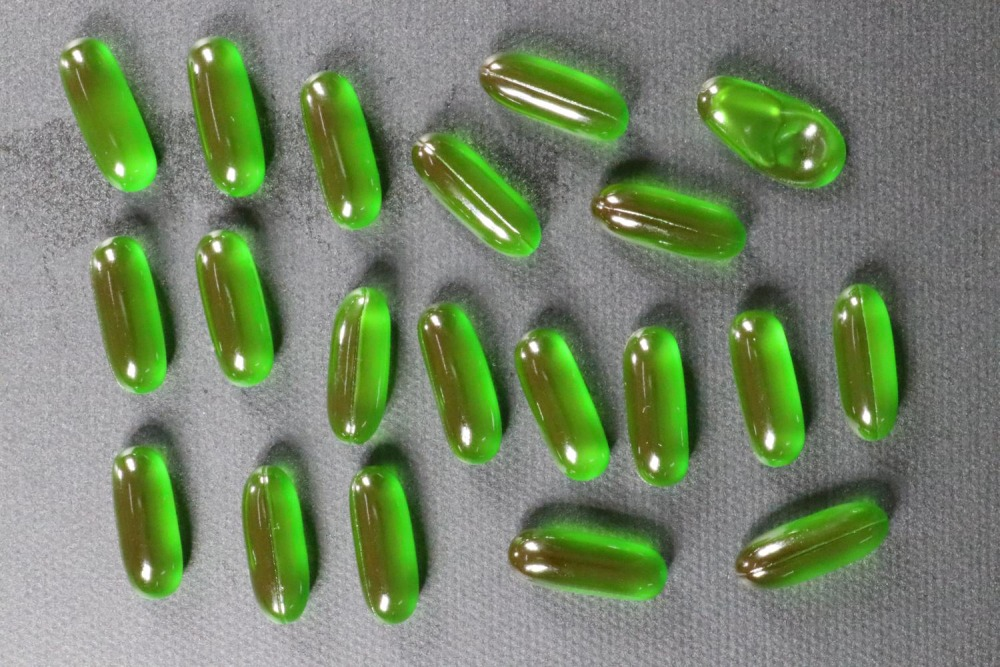
#> input picture sesion-4/labs/lab_4A_pipeline_clasico/imagenes/capsulas_deforme.jpg, 1000 x 667 px
$ python -i vista.py   (imports and definitions only)   (older library calls are emulated)
#> lines starting #> are read from the running program, lines starting #| are printed output that depends on the picture
#> further down, picture is the input picture: shape (667, 1000, 3); mean B, G, R 105.3, 134, 118.3
"""Figuras del Laboratorio 4A: etapas del pipeline, píxeles, histogramas, cuadrícula, regiones y medidas.

Cada figura tiene fondo blanco y títulos en español, para que se lea igual con el tema claro y
con el tema oscuro de VS Code.
"""
from __future__ import annotations

import io

import cv2
import matplotlib.pyplot as plt
import numpy as np
from IPython.display import Image, display
from matplotlib.patches import Rectangle

import presentacion as p

# Azul para lo correcto: el verde se confundiría con el de las cápsulas
AZUL, ROJO, NARANJA, MORADO = (0.10, 0.40, 0.95), (0.86, 0.15, 0.15), (0.98, 0.55, 0.05), (0.55, 0.30, 0.85)
MAGENTA = "#d946ef"


def _rgb(imagen: np.ndarray) -> np.ndarray:
    return cv2.cvtColor(imagen, cv2.COLOR_BGR2RGB) if imagen.ndim == 3 else imagen


# [35 lines left out: functions _ejes, _mostrar, _colores_etiquetas, mostrar_imagen, not called in this run]


def mostrar_pixeles(imagen: np.ndarray, fondo=(40, 600), capsula=(172, 440), borde=(133, 311), ancho=12, alto=8) -> None:
    """La imagen como tabla de números: dos zonas marcadas, sus valores R, G y B, y una ampliación con cada píxel."""
    rgb = _rgb(imagen)
    gris = cv2.cvtColor(imagen, cv2.COLOR_BGR2GRAY)
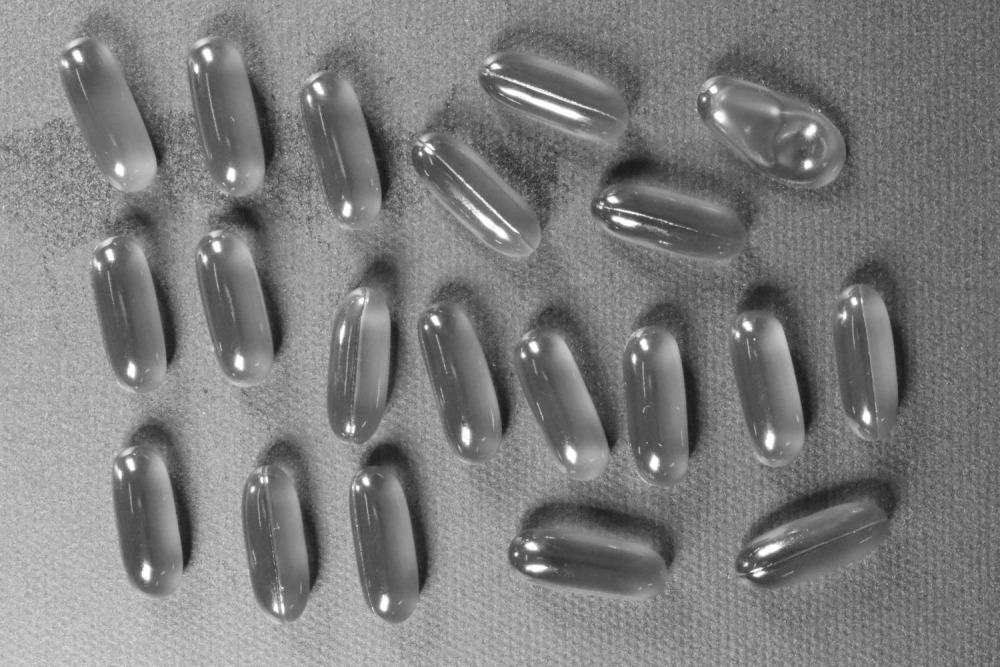
#> gris: shape (667, 1000); min 24, max 255, mean 126
    saturacion = cv2.cvtColor(imagen, cv2.COLOR_BGR2HSV)[:, :, 1]
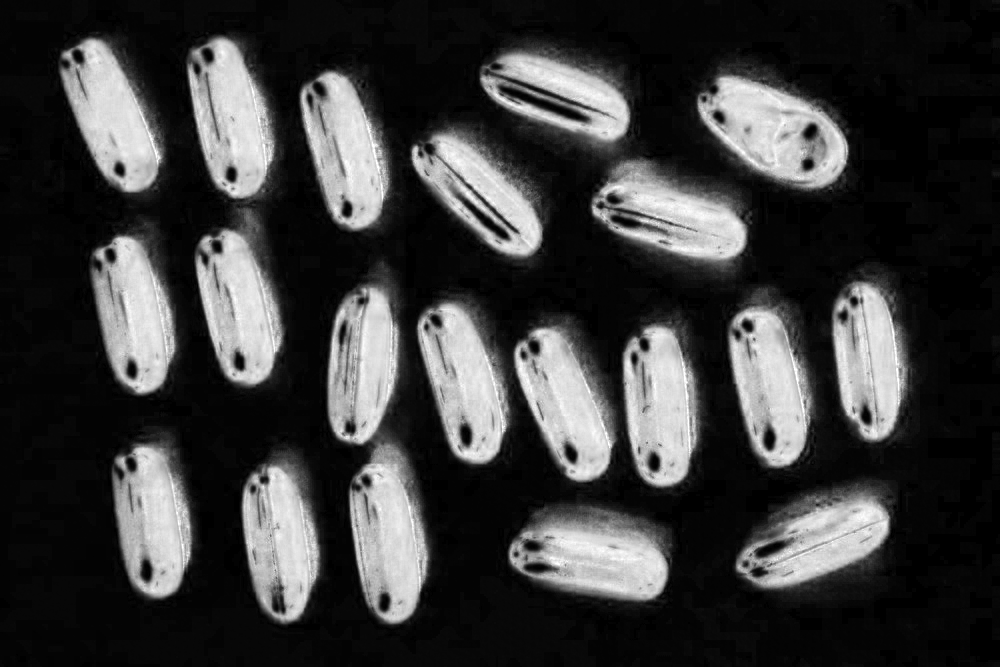
#> saturacion: shape (667, 1000); min 0, max 255, mean 59.6
#> (the run stopped early here; a loop or call above may not have finished)

$ run again, on sesion-4/labs/lab_4A_pipeline_clasico/imagenes/capsulas_juntas.jpg
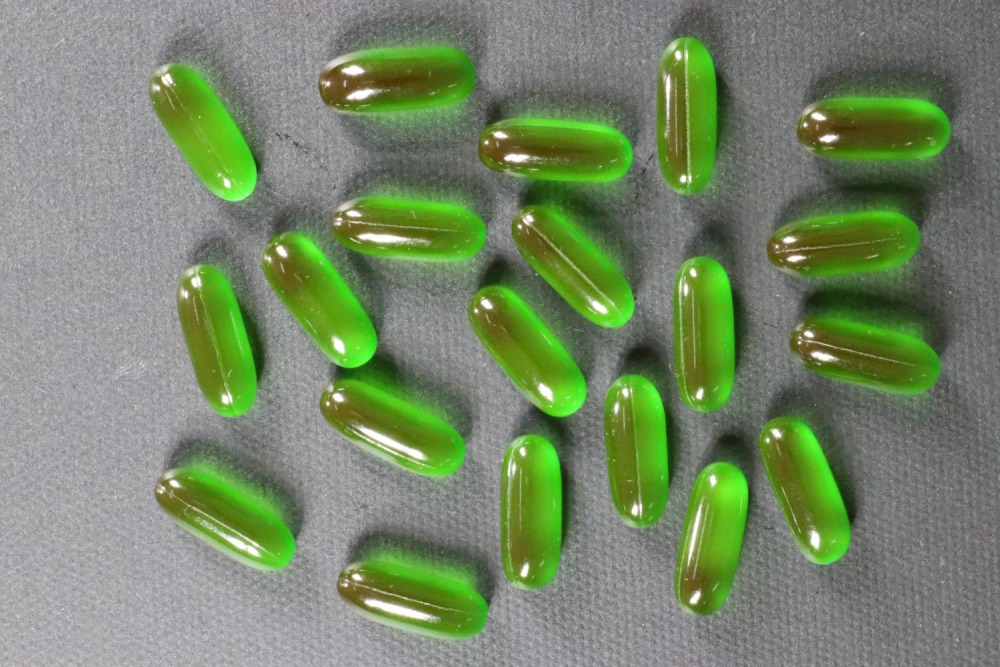
#> input picture sesion-4/labs/lab_4A_pipeline_clasico/imagenes/capsulas_juntas.jpg, 1000 x 667 px
#> picture is the input picture: shape (667, 1000, 3); mean B, G, R 104.4, 135, 118.5
#> in mostrar_pixeles, `gris = cv2.cvtColor(imagen, cv2.COLOR_BGR2GRAY)`:
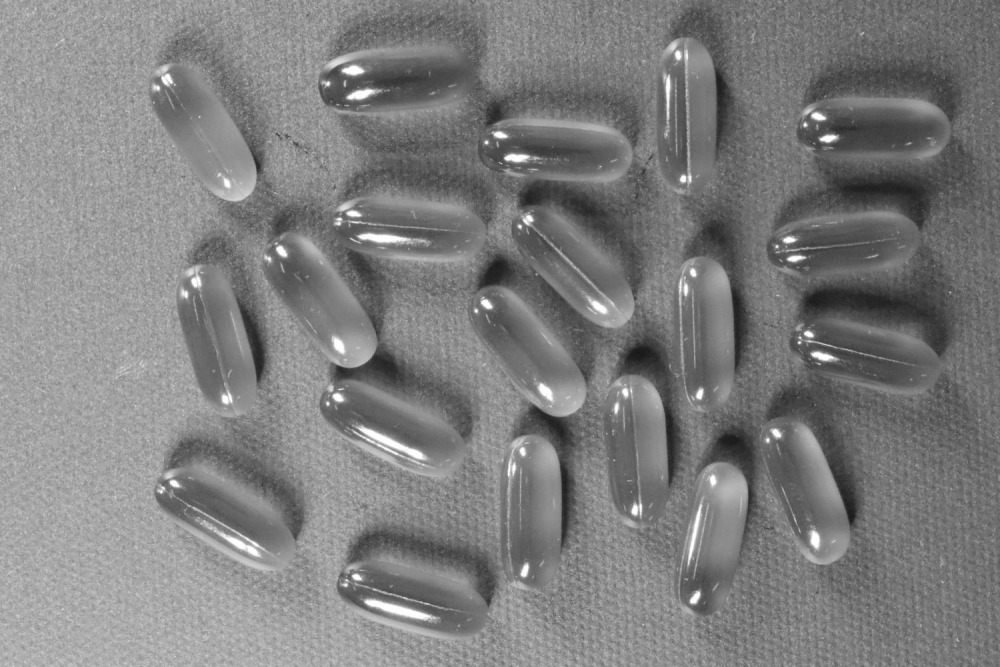
#> gris: shape (667, 1000); min 22, max 255, mean 126.5
#> in mostrar_pixeles, `saturacion = cv2.cvtColor(imagen, cv2.COLOR_BGR2HSV)[:, :, 1]`:
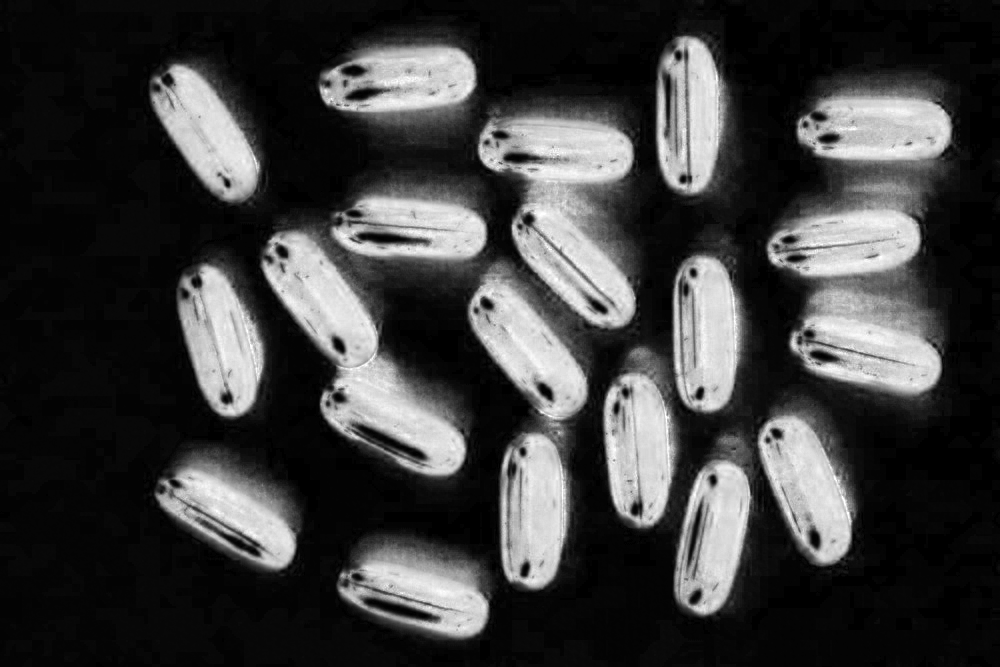
#> saturacion: shape (667, 1000); min 0, max 255, mean 61

$ run again, on sesion-4/labs/lab_4A_pipeline_clasico/imagenes/capsulas_limite.jpg
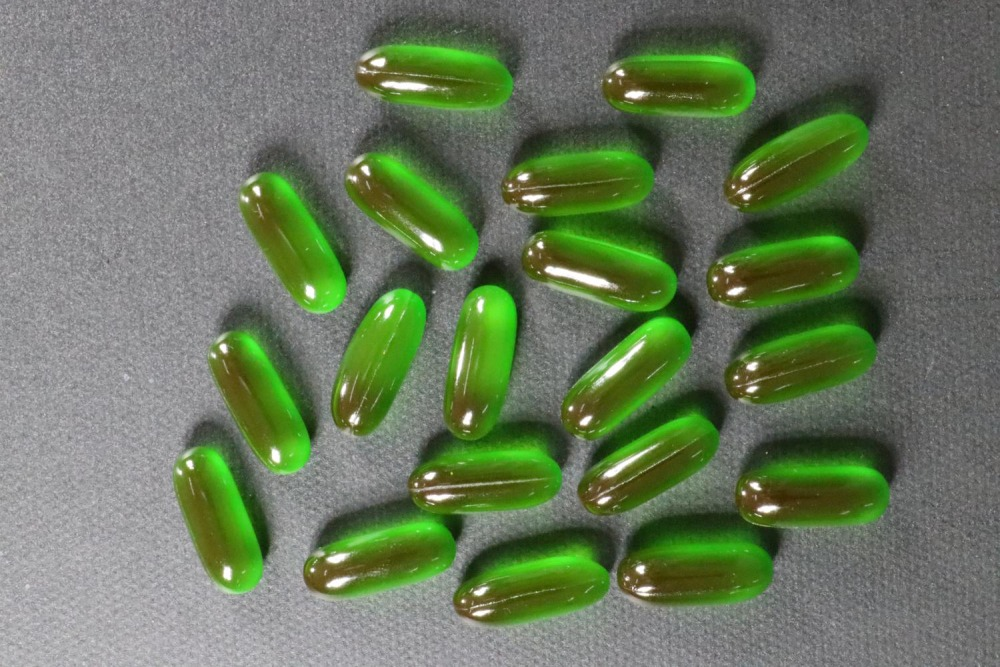
#> input picture sesion-4/labs/lab_4A_pipeline_clasico/imagenes/capsulas_limite.jpg, 1000 x 667 px
#> picture is the input picture: shape (667, 1000, 3); mean B, G, R 92.3, 120.1, 104.7
#> in mostrar_pixeles, `gris = cv2.cvtColor(imagen, cv2.COLOR_BGR2GRAY)`:
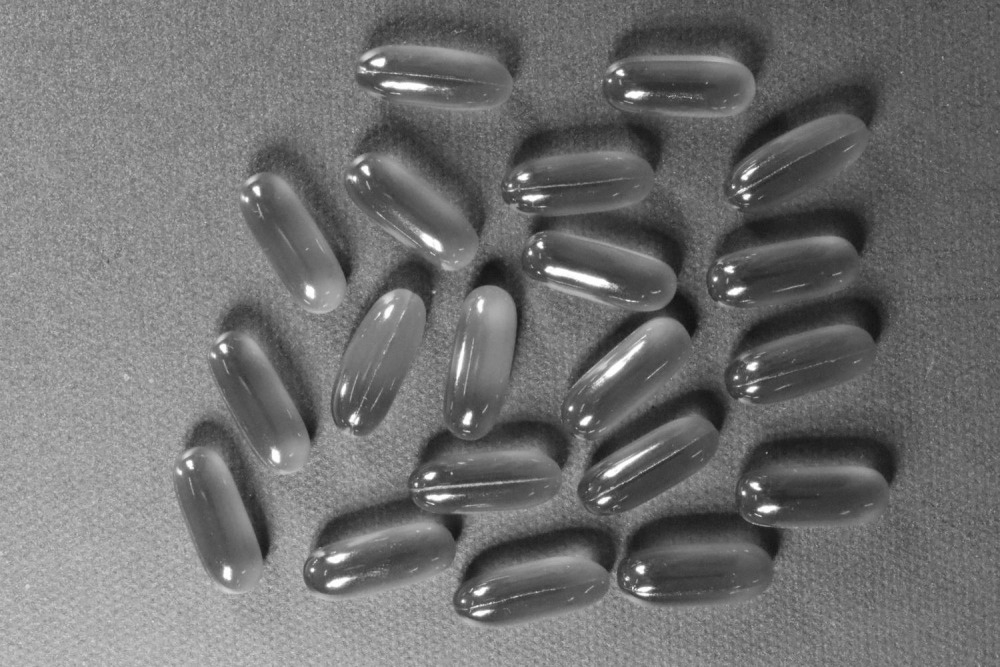
#> gris: shape (667, 1000); min 18, max 255, mean 112.3
#> in mostrar_pixeles, `saturacion = cv2.cvtColor(imagen, cv2.COLOR_BGR2HSV)[:, :, 1]`:
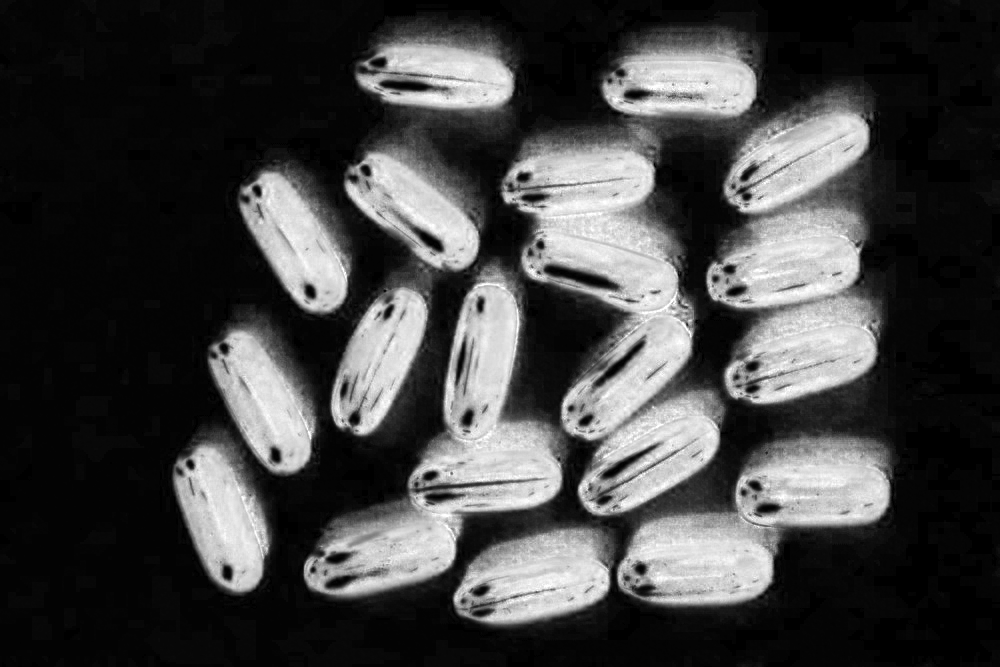
#> saturacion: shape (667, 1000); min 0, max 255, mean 66.8

$ run again, on sesion-4/labs/lab_4A_pipeline_clasico/imagenes/capsulas_principal.jpg
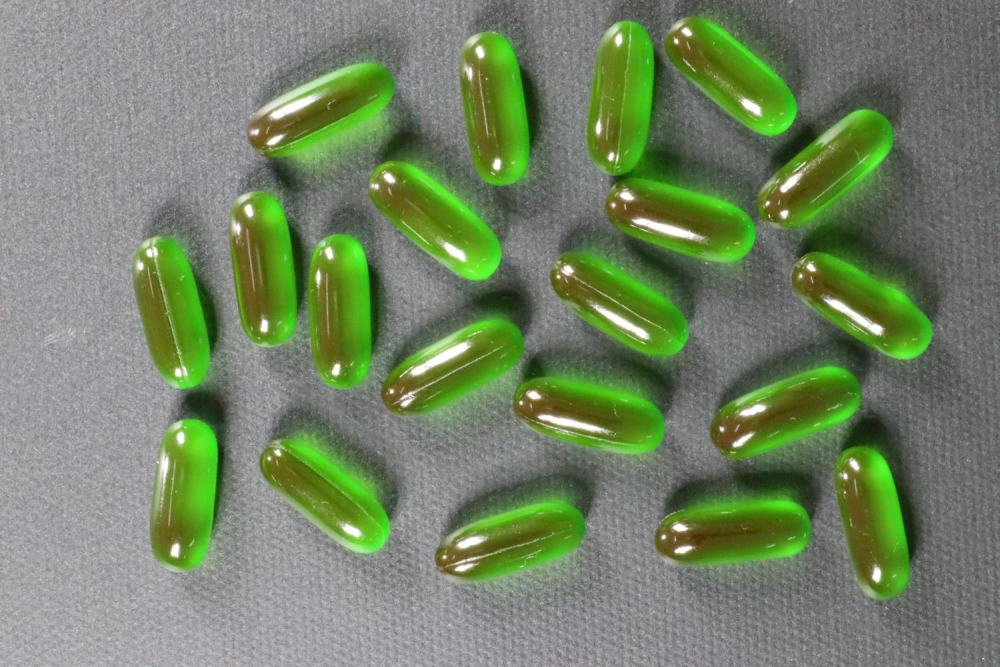
#> input picture sesion-4/labs/lab_4A_pipeline_clasico/imagenes/capsulas_principal.jpg, 1000 x 667 px
#> picture is the input picture: shape (667, 1000, 3); mean B, G, R 101.8, 131.5, 115.4
#> in mostrar_pixeles, `gris = cv2.cvtColor(imagen, cv2.COLOR_BGR2GRAY)`:
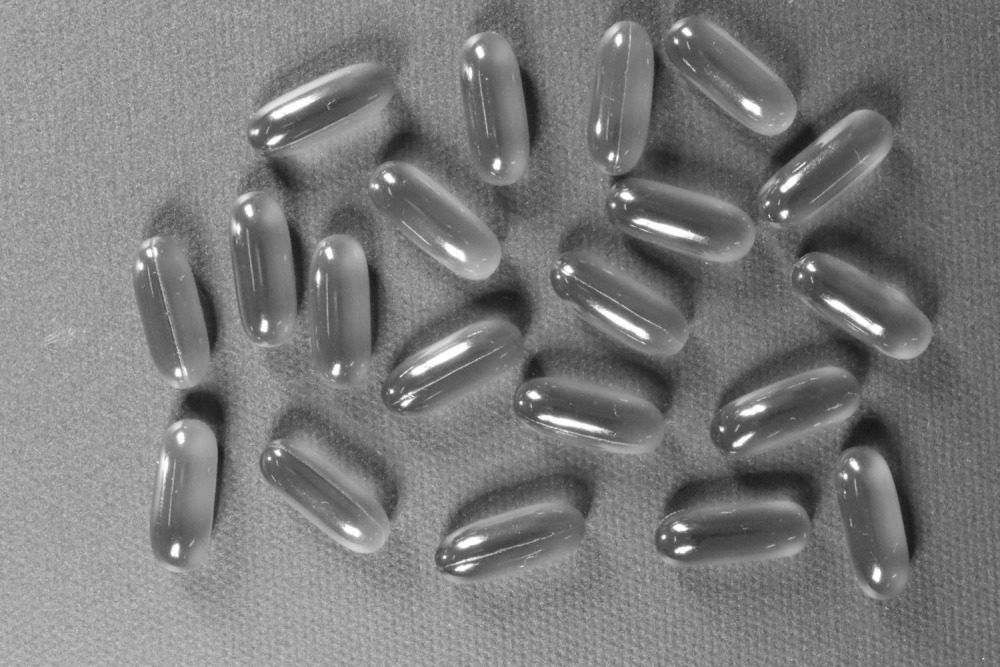
#> gris: shape (667, 1000); min 23, max 255, mean 123.3
#> in mostrar_pixeles, `saturacion = cv2.cvtColor(imagen, cv2.COLOR_BGR2HSV)[:, :, 1]`:
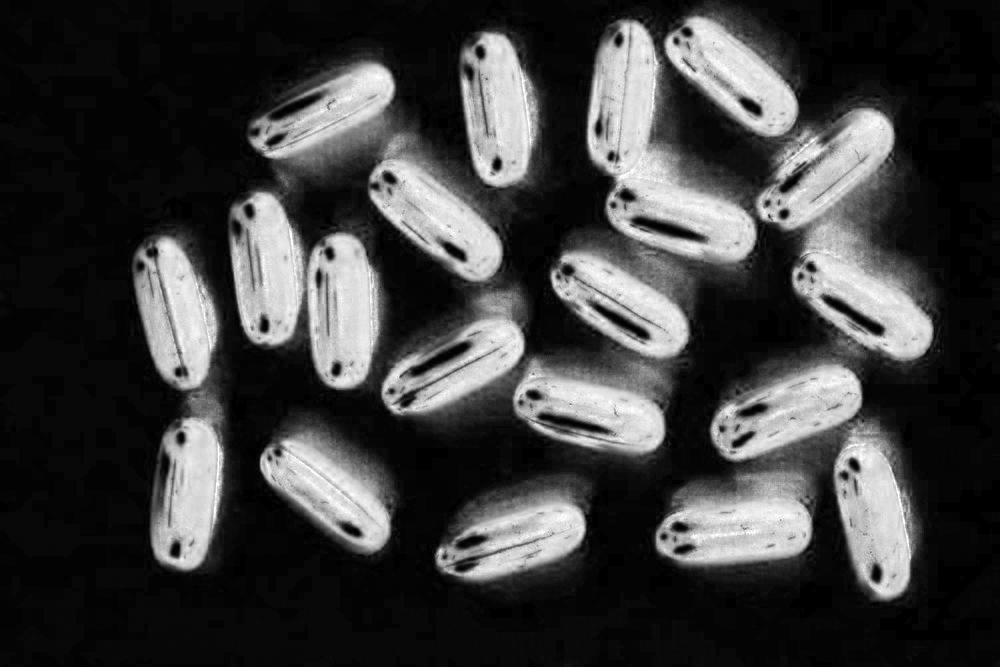
#> saturacion: shape (667, 1000); min 0, max 255, mean 61.9
